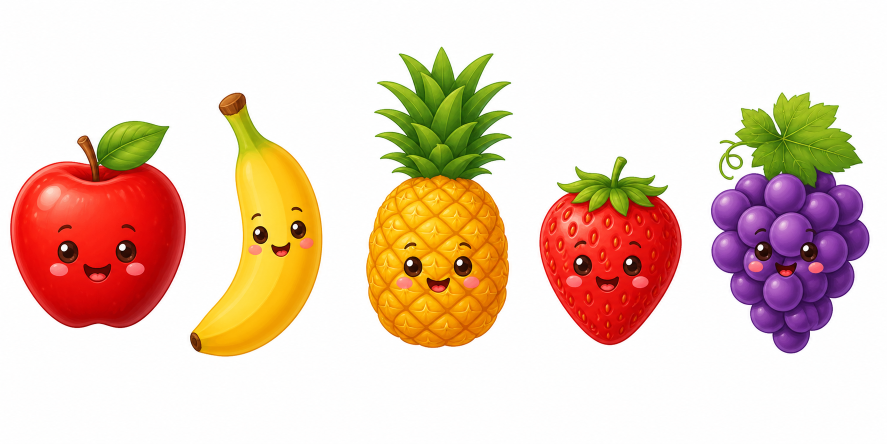
#> input picture content/ai-assets/archive/shadow-match/source-sheets-v2/easy-fruits.png, 1774 x 887 px, given in place of firefly-tracking-v1.png, which was not available (shown at 1/2 size)
$ python process_firefly_asset.py
#> lines starting #> are read from the running program, lines starting #| are printed output that depends on the picture; after the words box and inside, x2 and y2 are one past the last pixel; in counts of white or black regions, pixels touching at a corner belong together; pictures that were not available may be replaced by others from this repository, and a replacement may not be noted
### tools/process_generated_shadow_match.py
from collections import deque
from pathlib import Path
import shutil

from PIL import Image, ImageChops, ImageDraw, ImageFilter


GENERATED = Path("/Users/zhoukang/.codex/generated_images/01a06039-5955-77d3-800c-454436e17497")
OUTPUT = Path("/Users/zhoukang/zk/focus-planet/static/images/runtime/illustrations/shadow-match")

GROUPS = [
    {
        "name": "easy-animals",
        "source": GENERATED / "exec-147e2a6f-48b7-4758-857b-7c6a354ea49c.png",
        "columns": 3,
        "rows": 1,
        "items": ["rabbit", "squirrel", "owl"],
    },
    {
        "name": "easy-animals",
        "sheet": "easy-animals-extra",
        "source": GENERATED / "exec-284fbb64-7398-4777-9112-2ec7a9a2e19f.png",
        "columns": 2,
        "rows": 1,
        "items": ["turtle", "elephant"],
    },
    {
        "name": "easy-fruits",
        "source": GENERATED / "exec-62b3aba7-e687-43a6-ba54-9b091fc9abe5.png",
        "columns": 5,
        "rows": 1,
        "items": ["apple", "banana", "pineapple", "strawberry", "grapes"],
    },
    {
        "name": "easy-vehicles",
        "source": GENERATED / "exec-bebe0dc8-5ae2-46ff-bb09-9a5b130cb5a8.png",
        "columns": 5,
        "rows": 1,
        "items": ["car", "sailboat", "train", "airplane", "rocket"],
    },
    {
        "name": "easy-garden",
        "source": GENERATED / "exec-97e4f3fd-bca6-431e-bf5d-e144b6475114.png",
        "columns": 5,
        "rows": 1,
        "items": ["mushroom", "flower", "tree", "cactus", "snail"],
    },
    {
        "name": "easy-foods",
        "source": GENERATED / "exec-3bb4875d-cc10-4399-8124-ad4d7a74219f.png",
        "columns": 5,
        "rows": 1,
        "items": ["cupcake", "ice-cream", "donut", "pizza", "birthday-cake"],
    },
    {
        "name": "medium-similar-cars",
        "source": GENERATED / "exec-976bcb65-a6bd-4af5-b34d-66c5d3118e57.png",
        "columns": 3,
        "rows": 2,
        "items": ["car-1", "car-2", "car-3", "car-4", "car-5", "car-6"],
    },
    {
        "name": "hard-similar-cats",
        "sheet": "hard-similar-cats-a",
        "source": GENERATED / "exec-fd374e7e-c5d1-46e3-b13b-531ac380af1b.png",
        "columns": 4,
        "rows": 1,
        "items": ["cat-1", "cat-2", "cat-3", "cat-4"],
    },
    {
        "name": "hard-similar-cats",
        "sheet": "hard-similar-cats-b",
        "source": GENERATED / "exec-4b205e52-dca3-4abb-89e2-e90ba09ca7ea.png",
        "columns": 4,
        "rows": 1,
        "items": ["cat-5", "cat-6", "cat-7", "cat-8"],
    },
    {
        "name": "high-similar-cars-extra",
        "sheet": "high-similar-car-7",
        "source": OUTPUT / "source-sheets-v2" / "high-similar-car-7.png",
        "columns": 1,
        "rows": 1,
        "items": ["car-7"],
    },
    {
        "name": "high-similar-cars-extra",
        "sheet": "high-similar-car-8",
        "source": OUTPUT / "source-sheets-v2" / "high-similar-car-8.png",
        "columns": 1,
        "rows": 1,
        "items": ["car-8"],
    },
    {
        "name": "medium-similar-birds",
        "sheet": "medium-birds",
        "source": OUTPUT / "source-sheets-v2" / "medium-birds.png",
        "columns": 3,
        "rows": 2,
        "items": ["bird-1", "bird-2", "bird-3", "bird-4", "bird-5", "bird-6"],
    },
    {
        "name": "medium-similar-sailboats",
        "sheet": "medium-sailboats",
        "source": OUTPUT / "source-sheets-v2" / "medium-sailboats.png",
        "columns": 3,
        "rows": 2,
        "items": ["sailboat-1", "sailboat-2", "sailboat-3", "sailboat-4", "sailboat-5", "sailboat-6"],
    },
    {
        "name": "medium-similar-flowers",
        "sheet": "medium-flowers",
        "source": OUTPUT / "source-sheets-v2" / "medium-flowers.png",
        "columns": 3,
        "rows": 2,
        "items": ["flower-1", "flower-2", "flower-3", "flower-4", "flower-5", "flower-6"],
    },
    {
        "name": "medium-forest-animals",
        "sheet": "medium-forest-animals",
        "source": OUTPUT / "source-sheets-v2" / "medium-forest-animals.png",
        "columns": 3,
        "rows": 2,
        "items": ["rabbit", "fox", "bear", "deer", "squirrel", "hedgehog"],
    },
    {
        "name": "medium-farm-animals",
        "sheet": "medium-farm-animals",
        "source": OUTPUT / "source-sheets-v2" / "medium-farm-animals.png",
        "columns": 3,
        "rows": 2,
        "items": ["cow", "pig", "sheep", "horse", "chicken", "duck"],
    },
    {
        "name": "medium-musical-instruments",
        "sheet": "medium-musical-instruments",
        "source": OUTPUT / "source-sheets-v2" / "medium-musical-instruments.png",
        "columns": 3,
        "rows": 2,
        "items": ["guitar", "drum", "trumpet", "violin", "piano", "maracas"],
    },
    {
        "name": "medium-playground-toys",
        "sheet": "medium-playground-toys",
        "source": OUTPUT / "source-sheets-v2" / "medium-playground-toys.png",
        "columns": 3,
        "rows": 2,
        "items": ["duck", "spinning-top", "kite", "scooter", "rocking-horse", "blocks"],
    },
    {
        "name": "medium-puppies",
        "sheet": "medium-puppies",
        "source": OUTPUT / "source-sheets-v2" / "medium-puppies.png",
        "columns": 3,
        "rows": 2,
        "items": ["puppy-1", "puppy-2", "puppy-3", "puppy-4", "puppy-5", "puppy-6"],
    },
    {
        "name": "medium-cottages",
        "sheet": "medium-cottages",
        "source": OUTPUT / "source-sheets-v2" / "medium-cottages.png",
        "columns": 3,
        "rows": 2,
        "items": ["cottage-1", "cottage-2", "cottage-3", "cottage-4", "cottage-5", "cottage-6"],
    },
    {
        "name": "medium-trees",
        "sheet": "medium-trees",
        "source": OUTPUT / "source-sheets-v2" / "medium-trees.png",
        "columns": 3,
        "rows": 2,
        "items": ["tree-1", "tree-2", "tree-3", "tree-4", "tree-5", "tree-6"],
    },
    {
        "name": "medium-similar-birds",
        "sheet": "high-birds-extra",
        "source": OUTPUT / "source-sheets-v2" / "high-birds-extra.png",
        "columns": 2,
        "rows": 1,
        "items": ["bird-7", "bird-8"],
    },
    {
        "name": "medium-similar-sailboats",
        "sheet": "high-sailboats-extra",
        "source": OUTPUT / "source-sheets-v2" / "high-sailboats-extra.png",
        "columns": 2,
        "rows": 1,
        "items": ["sailboat-7", "sailboat-8"],
    },
    {
        "name": "high-similar-rockets",
        "sheet": "high-rockets",
        "source": OUTPUT / "source-sheets-v2" / "high-rockets.png",
        "columns": 4,
        "rows": 2,
        "items": ["rocket-1", "rocket-2", "rocket-3", "rocket-4", "rocket-5", "rocket-6", "rocket-7", "rocket-8"],
    },
    {
        "name": "high-similar-airplanes",
        "sheet": "high-airplanes",
        "source": OUTPUT / "source-sheets-v2" / "high-airplanes.png",
        "columns": 4,
        "rows": 2,
        "items": ["airplane-1", "airplane-2", "airplane-3", "airplane-4", "airplane-5", "airplane-6", "airplane-7", "airplane-8"],
    },
    {
        "name": "high-similar-penguins",
        "sheet": "high-penguins",
        "source": OUTPUT / "source-sheets-v2" / "high-penguins.png",
        "columns": 4,
        "rows": 2,
        "items": ["penguin-1", "penguin-2", "penguin-3", "penguin-4", "penguin-5", "penguin-6", "penguin-7", "penguin-8"],
    },
    {
        "name": "high-similar-teddy-bears",
        "sheet": "high-teddy-bears",
        "source": OUTPUT / "source-sheets-v2" / "high-teddy-bears.png",
        "columns": 4,
        "rows": 2,
        "items": ["bear-1", "bear-2", "bear-3", "bear-4", "bear-5", "bear-6", "bear-7", "bear-8"],
    },
]


def is_background(pixel):
    r, g, b = pixel[:3]
    return min(r, g, b) >= 232 and max(r, g, b) - min(r, g, b) <= 20


def foreground_alpha(image):
    rgb = image.convert("RGB")
#> rgb is the input picture: PIL image 1774x887 RGB; mean R, G, B 232.4, 206.4, 188.6
    width, height = rgb.size
#> width = 1774; height = 887
    pixels = rgb.load()
    background = bytearray(width * height)
    queue = deque()

    def add(x, y):
        index = y * width + x
        if background[index] == 0 and is_background(pixels[x, y]):
            background[index] = 1
            queue.append((x, y))

    for x in range(width):
        add(x, 0)
        add(x, height - 1)
    for y in range(height):
        add(0, y)
        add(width - 1, y)

    while queue:
        x, y = queue.popleft()
        if x > 0:
            add(x - 1, y)
        if x + 1 < width:
            add(x + 1, y)
        if y > 0:
            add(x, y - 1)
        if y + 1 < height:
            add(x, y + 1)

    foreground = bytearray(0 if value else 1 for value in background)
    visited = bytearray(width * height)
    components = []
    for start in range(width * height):
        if foreground[start] == 0 or visited[start] != 0:
            continue
        component = []
        visited[start] = 1
        queue.append((start % width, start // width))
        while queue:
            x, y = queue.popleft()
            index = y * width + x
            component.append(index)
            if x > 0:
                neighbor = index - 1
                if foreground[neighbor] and not visited[neighbor]:
                    visited[neighbor] = 1
                    queue.append((x - 1, y))
            if x + 1 < width:
                neighbor = index + 1
                if foreground[neighbor] and not visited[neighbor]:
                    visited[neighbor] = 1
                    queue.append((x + 1, y))
            if y > 0:
                neighbor = index - width
                if foreground[neighbor] and not visited[neighbor]:
                    visited[neighbor] = 1
                    queue.append((x, y - 1))
            if y + 1 < height:
                neighbor = index + width
                if foreground[neighbor] and not visited[neighbor]:
                    visited[neighbor] = 1
                    queue.append((x, y + 1))
        components.append(component)

    largest = max(components, key=len) if components else []
    kept = bytearray(width * height)
    for index in largest:
        kept[index] = 255
    alpha = Image.new("L", (width, height))
#> alpha: PIL image 1774x887 L; every value is 0
    alpha.putdata(kept)
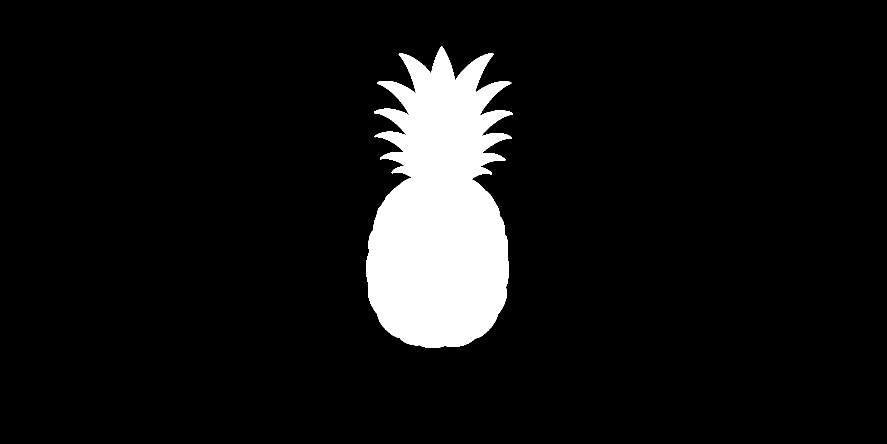
#> alpha: PIL image 1774x887 L (shown at 1/2 size); 8% white; 1 white region, box (x1, y1, x2, y2) and area: (732, 93, 1026, 696) 126203
    return alpha.filter(ImageFilter.GaussianBlur(0.45))


def normalize(cell, size=384, padding=20):
    rgba = cell.convert("RGBA")
    alpha = foreground_alpha(rgba)
    bbox = alpha.getbbox()
    if bbox is None:
        raise RuntimeError("No foreground found")
    rgba.putalpha(alpha)
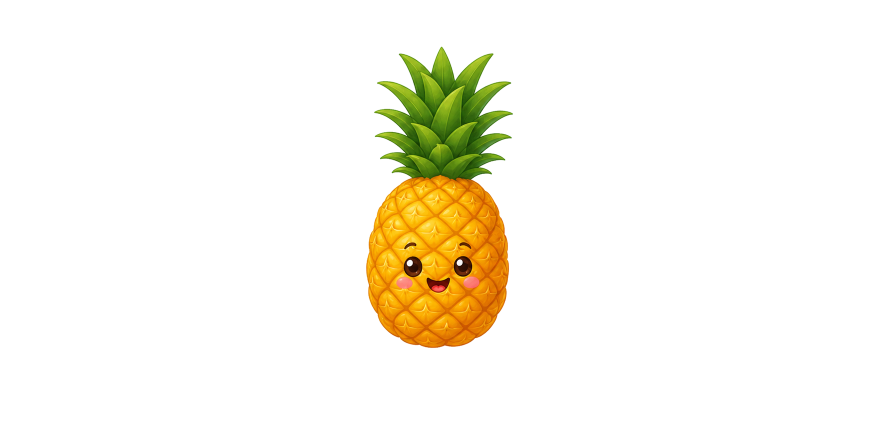
#> rgba: PIL image 1774x887 RGBA (shown at 1/2 size); mean R, G, B, A 232.4, 206.4, 188.6, 20.5; transparent parts drawn white
    rgba = rgba.crop(bbox)
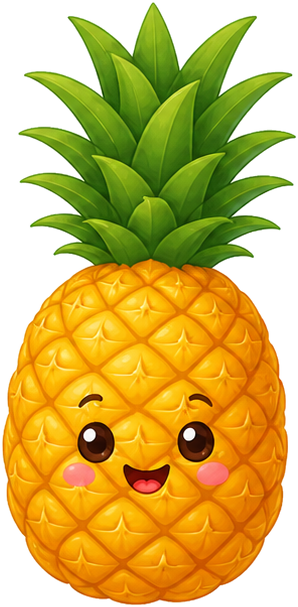
#> rgba: PIL image 298x607 RGBA; mean R, G, B, A 205.1, 178.6, 88.5, 177.9; transparent parts drawn white
    max_dimension = size - padding * 2
    rgba.thumbnail((max_dimension, max_dimension), Image.Resampling.LANCZOS)
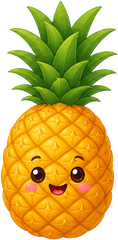
#> rgba: PIL image 118x240 RGBA; mean R, G, B, A 139, 112.3, 20.1, 177.9; transparent parts drawn white
    canvas = Image.new("RGBA", (size, size), (255, 255, 255, 0))
    x = (size - rgba.width) // 2
    y = (size - rgba.height) // 2
    canvas.alpha_composite(rgba, (x, y))
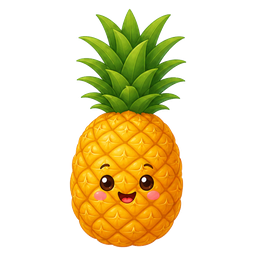
#> canvas: PIL image 256x256 RGBA; mean R, G, B, A 232, 220.5, 180.7, 76.9; transparent parts drawn white
    return canvas


# [126 lines left out: functions clear_enclosed_background_holes, shadow_for, checkerboard, main, not called in this run]


# [2 lines that do not run on import are left out]

### tools/process_firefly_asset.py
from pathlib import Path

from PIL import Image

from process_generated_shadow_match import normalize


ROOT = Path(__file__).resolve().parents[1]
SOURCE = ROOT / "static" / "images" / "runtime" / "game-objects" / "firefly-tracking-v1.png"
OUTPUT = ROOT / "static" / "images" / "runtime" / "game-objects" / "firefly-tracking-v2.png"


def main():
    firefly = Image.open(SOURCE).convert("RGBA")
    normalize(firefly, size=256, padding=8).save(OUTPUT, optimize=True)


if __name__ == "__main__":
    main()

$ run again, on content/ai-assets/archive/shadow-match/source-sheets-v2/easy-vehicles.png
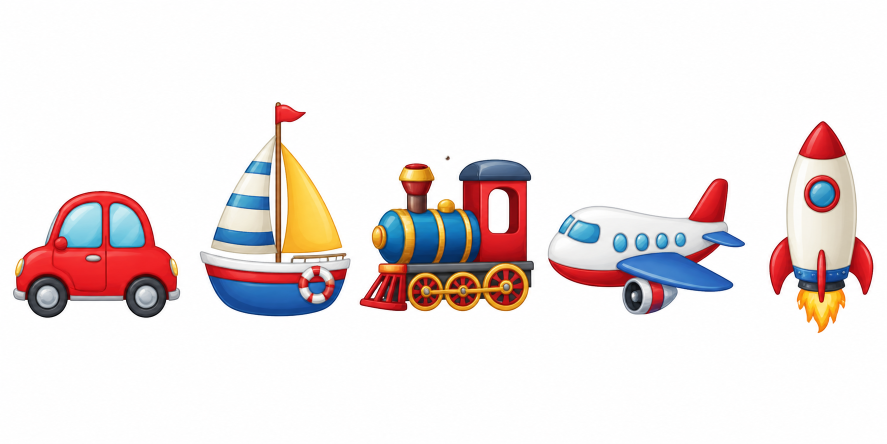
#> input picture content/ai-assets/archive/shadow-match/source-sheets-v2/easy-vehicles.png, 1774 x 887 px, given in place of firefly-tracking-v1.png, which was not available (shown at 1/2 size)
#> in foreground_alpha, rgb is the input picture: PIL image 1774x887 RGB; mean R, G, B 236.4, 227.8, 227.3
#> in foreground_alpha, `alpha.putdata(kept)`:
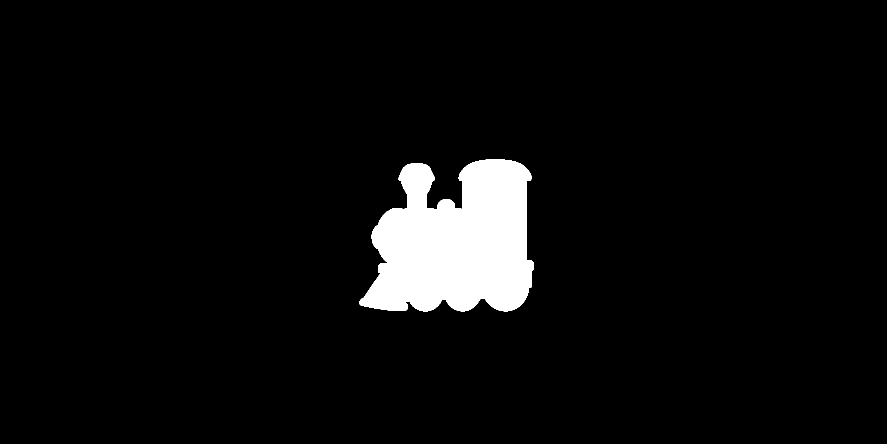
#> alpha: PIL image 1774x887 L (shown at 1/2 size); 5% white; 1 white region, box (x1, y1, x2, y2) and area: (719, 318, 1068, 623) 78597
#> in normalize, `canvas.alpha_composite(rgba, (x, y))`:
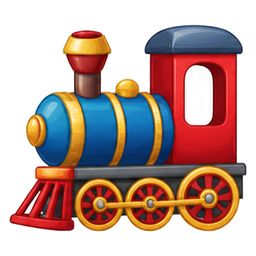
#> canvas: PIL image 256x256 RGBA; mean R, G, B, A 189.4, 161.3, 155.2, 141.3; transparent parts drawn white
